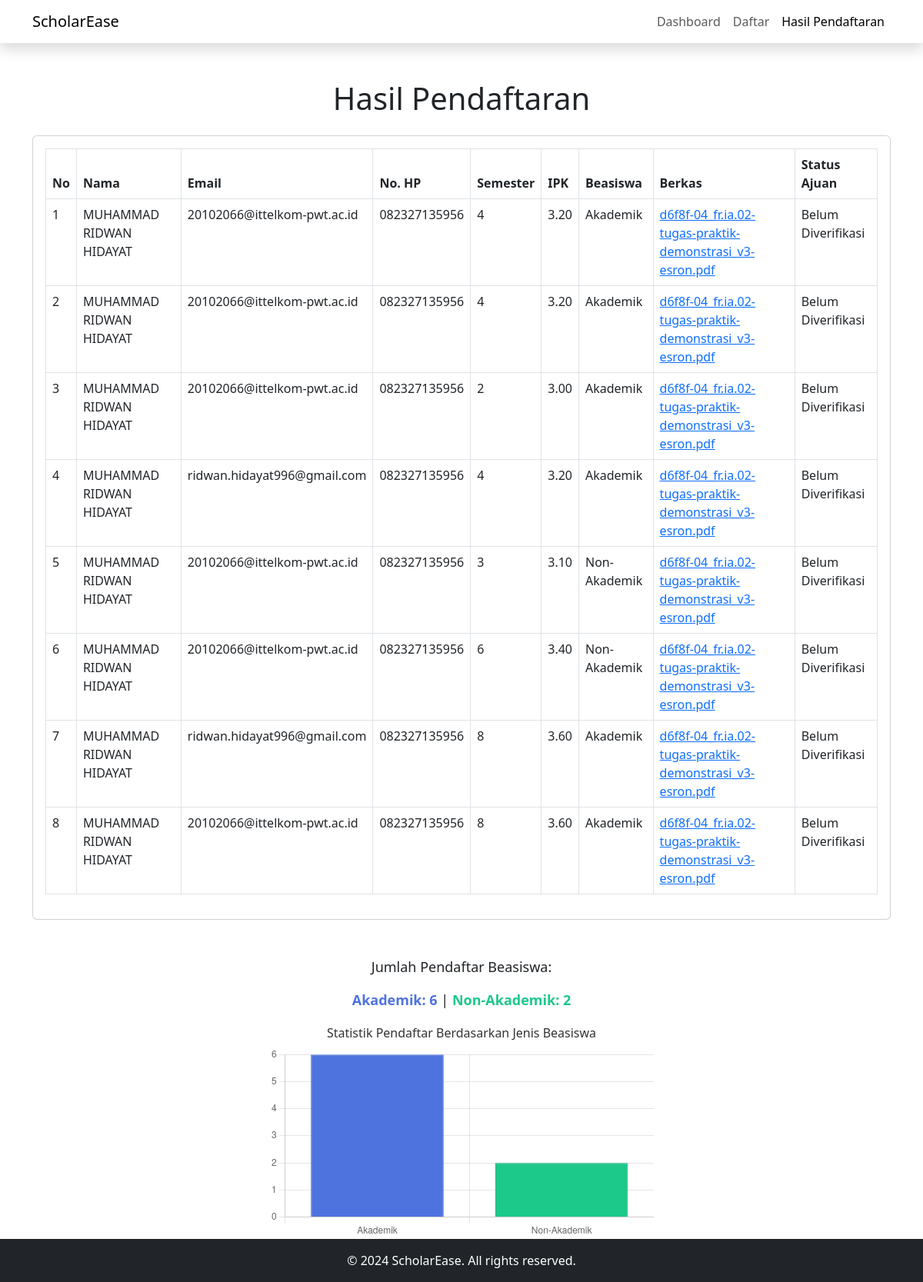
The page /mahasiswa.php on the database its author committed.
### tables this page shows
CREATE TABLE `mahasiswa` (
  `id` int(11) NOT NULL,
  `nama` varchar(100) NOT NULL,
  `email` varchar(100) NOT NULL,
  `no_hp` varchar(15) NOT NULL,
  `semester` int(11) NOT NULL,
  `ipk` decimal(3,2) NOT NULL,
  `beasiswa` varchar(50) NOT NULL,
  `berkas` varchar(255) DEFAULT NULL,
  `status_ajuan` varchar(20) DEFAULT 'Belum Diverifikasi'
);

### mahasiswa.php (the view, shortened to what this page needs)
<?php
include 'config.php';
$result = $conn->query("SELECT * FROM mahasiswa");
$akademik = $conn->query("SELECT COUNT(*) AS total FROM mahasiswa WHERE beasiswa = 'Akademik'")->fetch_assoc()['total'];
$nonAkademik = $conn->query("SELECT COUNT(*) AS total FROM mahasiswa WHERE beasiswa = 'Non-Akademik'")->fetch_assoc()['total'];
?>
<!DOCTYPE html>
<html lang="id">
<head>
  <link href="https://cdn.jsdelivr.net/npm/bootstrap@5.3.0/dist/css/bootstrap.min.css" rel="stylesheet">
</head>
<body>
  <nav class="navbar navbar-expand-lg navbar-light bg-white shadow">
    <div class="container">
      <a class="navbar-brand" href="index.php">ScholarEase</a>
      <div class="collapse navbar-collapse">
        <ul class="navbar-nav ms-auto">
          <li class="nav-item">
            <a class="nav-link <?= basename($_SERVER['PHP_SELF']) == 'index.php' ? 'active' : '' ?>" href="index.php">Dashboard</a>
          </li>
          <li class="nav-item">
            <a class="nav-link <?= basename($_SERVER['PHP_SELF']) == 'daftar.php' ? 'active' : '' ?>" href="daftar.php">Daftar</a>
          </li>
          <li class="nav-item">
            <a class="nav-link <?= basename($_SERVER['PHP_SELF']) == 'mahasiswa.php' ? 'active' : '' ?>" href="mahasiswa.php">Hasil Pendaftaran</a>
          </li>
        </ul>
      </div>
    </div>
  </nav>
  <div class="container my-5">
    <h1 class="text-center mb-4">Hasil Pendaftaran</h1>
    <div class="card">
      <div class="card-body">
        <table class="table table-bordered">
          <thead>
            <tr>
              <th>No</th>
              <th>Nama</th>
              <th>Email</th>
              <th>No. HP</th>
              <th>Semester</th>
              <th>IPK</th>
              <th>Beasiswa</th>
              <th>Berkas</th>
              <th>Status Ajuan</th>
            </tr>
          </thead>
          <tbody>
            <?php if ($result->num_rows > 0): ?>
              <?php $no = 1; ?>
              <?php while ($row = $result->fetch_assoc()): ?>
                <tr>
                  <td><?= $no++ ?></td>
                  <td><?= htmlspecialchars($row['nama']); ?></td>
                  <td><?= htmlspecialchars($row['email']); ?></td>
                  <td><?= htmlspecialchars($row['no_hp']); ?></td>
                  <td><?= htmlspecialchars($row['semester']); ?></td>
                  <td><?= htmlspecialchars($row['ipk']); ?></td>
                  <td><?= htmlspecialchars($row['beasiswa']); ?></td>
                  <td><a href="uploads/<?= htmlspecialchars($row['berkas']); ?>" download><?= htmlspecialchars($row['berkas']); ?></a></td>
                  <td><?= htmlspecialchars($row['status_ajuan']); ?></td>
                </tr>
              <?php endwhile; ?>
            <?php endif; ?>
          </tbody>
        </table>
      </div>
    </div>
  </div>
  <div class="statistik">
    <p>Jumlah Pendaftar Beasiswa:</p>
    <p><span class="biru">Akademik: <?= $akademik ?></span> | <span class="hijau">Non-Akademik: <?= $nonAkademik ?></span></p>
  </div>
  <div class="chart-container">
    <h3 class="chart-title">Statistik Pendaftar Berdasarkan Jenis Beasiswa</h3>
    <canvas id="pendaftarChart"></canvas>
  </div>
  <footer class="bg-dark text-white text-center py-3">
    <div class="container">
      <p class="mb-0">&copy; 2024 ScholarEase. All rights reserved.</p>
    </div>
  </footer>
  <script>
    document.addEventListener("DOMContentLoaded", function() {
      // Event listener untuk memastikan semua elemen DOM telah dimuat sebelum skrip dijalankan.
      const ctx = document.getElementById('pendaftarChart').getContext('2d');
      // Mengambil elemen canvas dengan id 'pendaftarChart' dan mendapatkan konteks 2D untuk menggambar grafik.
      const data = {
        labels: ['Akademik', 'Non-Akademik'],
        // Label pada sumbu X, yaitu jenis beasiswa yang tersedia.
        datasets: [{
          label: 'Jumlah Pendaftar',
          // Label dataset yang akan ditampilkan pada tooltip.
          data: [<?= $akademik ?>, <?= $nonAkademik ?>],
          // Data jumlah pendaftar dari variabel PHP ($akademik dan $nonAkademik).
          backgroundColor: ['#4e73df', '#1cc88a'],
          // Warna batang: biru untuk Akademik dan hijau untuk Non-Akademik.
          borderColor: ['#2e59d9', '#17a673'],
          // Warna garis border batang.
          borderWidth: 1
          // Ketebalan border batang.
        }]
      };
      const config = {
        type: 'bar',
        // Jenis grafik yang akan ditampilkan adalah bar chart (grafik batang).
        data: data,
        // Data yang digunakan untuk grafik berasal dari konstanta `data`.
        options: {
          responsive: true,
          // Grafik secara otomatis menyesuaikan ukuran layar.
          plugins: {
            legend: {
              display: false
            },
            // Tidak menampilkan legenda pada grafik.
            title: {
              display: false
            }
            // Tidak menampilkan judul bawaan dari Chart.js di atas grafik.
          },
          scales: {
            y: {
              beginAtZero: true,
              // Skala sumbu Y dimulai dari angka 0.
              ticks: {
                stepSize: 1,
                // Setiap langkah nilai pada sumbu Y berjarak 1.
                callback: function(value) {
                  return Number.isInteger(value) ? value : '';
                  // Menampilkan hanya angka bulat pada sumbu Y.
                }
              }
            }
          }
        }
      };
      new Chart(ctx, config);
      // Membuat dan merender grafik berdasarkan konfigurasi yang telah didefinisikan.
    });
  </script>
</body>
</html>

### mahasiswa.php (style rules this page uses)
.chart-container { width: 100%; max-width: 500px; margin: 0 auto; }
.chart-title { text-align: center; margin-top: 20px; font-size: 16px; color: #333; }
.statistik { text-align: center; margin-top: 20px; font-size: 18px; }
.statistik .biru { color: #4e73df; font-weight: bold; }
.statistik .hijau { color: #1cc88a; font-weight: bold; }

### rows shown on the page
mahasiswa: nama "MUHAMMAD RIDWAN HIDAYAT", email "20102066@ittelkom-pwt.ac.id", no_hp "082327135956", semester "4", ipk "3.20", beasiswa "Akademik", berkas "d6f8f-04_fr.ia.02-tugas-praktik-demonstrasi_v3-esron.pdf", status_ajuan "Belum Diverifikasi"
mahasiswa: nama "MUHAMMAD RIDWAN HIDAYAT", email "20102066@ittelkom-pwt.ac.id", no_hp "082327135956", semester "4", ipk "3.20", beasiswa "Akademik", berkas "d6f8f-04_fr.ia.02-tugas-praktik-demonstrasi_v3-esron.pdf", status_ajuan "Belum Diverifikasi"
mahasiswa: nama "MUHAMMAD RIDWAN HIDAYAT", email "20102066@ittelkom-pwt.ac.id", no_hp "082327135956", semester "2", ipk "3.00", beasiswa "Akademik", berkas "d6f8f-04_fr.ia.02-tugas-praktik-demonstrasi_v3-esron.pdf", status_ajuan "Belum Diverifikasi"
mahasiswa: nama "MUHAMMAD RIDWAN HIDAYAT", email "ridwan.hidayat996@gmail.com", no_hp "082327135956", semester "4", ipk "3.20", beasiswa "Akademik", berkas "d6f8f-04_fr.ia.02-tugas-praktik-demonstrasi_v3-esron.pdf", status_ajuan "Belum Diverifikasi"
mahasiswa: nama "MUHAMMAD RIDWAN HIDAYAT", email "20102066@ittelkom-pwt.ac.id", no_hp "082327135956", semester "3", ipk "3.10", beasiswa "Non-Akademik", berkas "d6f8f-04_fr.ia.02-tugas-praktik-demonstrasi_v3-esron.pdf", status_ajuan "Belum Diverifikasi"
mahasiswa: nama "MUHAMMAD RIDWAN HIDAYAT", email "20102066@ittelkom-pwt.ac.id", no_hp "082327135956", semester "6", ipk "3.40", beasiswa "Non-Akademik", berkas "d6f8f-04_fr.ia.02-tugas-praktik-demonstrasi_v3-esron.pdf", status_ajuan "Belum Diverifikasi"
mahasiswa: nama "MUHAMMAD RIDWAN HIDAYAT", email "ridwan.hidayat996@gmail.com", no_hp "082327135956", semester "8", ipk "3.60", beasiswa "Akademik", berkas "d6f8f-04_fr.ia.02-tugas-praktik-demonstrasi_v3-esron.pdf", status_ajuan "Belum Diverifikasi"
mahasiswa: nama "MUHAMMAD RIDWAN HIDAYAT", email "20102066@ittelkom-pwt.ac.id", no_hp "082327135956", semester "8", ipk "3.60", beasiswa "Akademik", berkas "d6f8f-04_fr.ia.02-tugas-praktik-demonstrasi_v3-esron.pdf", status_ajuan "Belum Diverifikasi"

### other values the page prints
$akademik "6"
$nonAkademik "2"
chart data {{ $akademik }} 6
chart data {{ $nonAkademik }} 2
